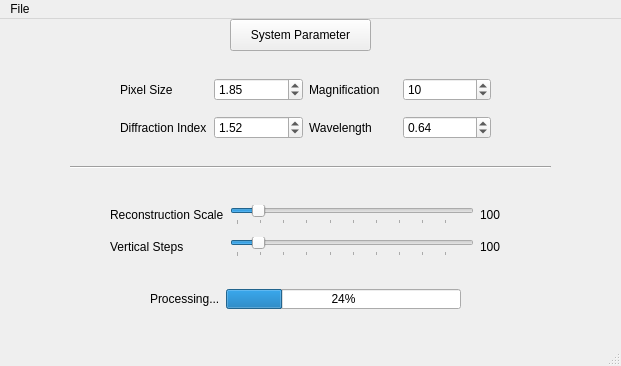
<?xml version="1.0" encoding="UTF-8"?>
<ui version="4.0">
 <class>main</class>
 <widget class="QMainWindow" name="main">
  <property name="geometry">
   <rect>
    <x>0</x>
    <y>0</y>
    <width>621</width>
    <height>366</height>
   </rect>
  </property>
  <property name="windowTitle">
   <string>DHM Processor</string>
  </property>
  <widget class="QWidget" name="centralwidget">
   <widget class="QPushButton" name="SystemConfig">
    <property name="geometry">
     <rect>
      <x>230</x>
      <y>0</y>
      <width>141</width>
      <height>32</height>
     </rect>
    </property>
    <property name="text">
     <string>System Parameter</string>
    </property>
   </widget>
   <widget class="Line" name="line">
    <property name="geometry">
     <rect>
      <x>70</x>
      <y>140</y>
      <width>481</width>
      <height>16</height>
     </rect>
    </property>
    <property name="orientation">
     <enum>Qt::Horizontal</enum>
    </property>
   </widget>
   <widget class="QWidget" name="layoutWidget">
    <property name="geometry">
     <rect>
      <x>120</x>
      <y>50</y>
      <width>371</width>
      <height>81</height>
     </rect>
    </property>
    <layout class="QGridLayout" name="gridLayout">
     <item row="1" column="2">
      <widget class="QLabel" name="label_5">
       <property name="text">
        <string>Wavelength</string>
       </property>
      </widget>
     </item>
     <item row="1" column="0">
      <widget class="QLabel" name="label_3">
       <property name="text">
        <string>Diffraction Index</string>
       </property>
      </widget>
     </item>
     <item row="0" column="1">
      <widget class="QDoubleSpinBox" name="pixel_size">
       <property name="value">
        <double>1.850000000000000</double>
       </property>
      </widget>
     </item>
     <item row="0" column="3">
      <widget class="QSpinBox" name="magnification">
       <property name="value">
        <number>10</number>
       </property>
      </widget>
     </item>
     <item row="1" column="3">
      <widget class="QDoubleSpinBox" name="wave_length">
       <property name="value">
        <double>0.640000000000000</double>
       </property>
      </widget>
     </item>
     <item row="0" column="2">
      <widget class="QLabel" name="label_6">
       <property name="text">
        <string>Magnification</string>
       </property>
      </widget>
     </item>
     <item row="0" column="0">
      <widget class="QLabel" name="label_4">
       <property name="text">
        <string>Pixel Size</string>
       </property>
      </widget>
     </item>
     <item row="1" column="1">
      <widget class="QDoubleSpinBox" name="diffraction_index">
       <property name="value">
        <double>1.520000000000000</double>
       </property>
      </widget>
     </item>
    </layout>
   </widget>
   <widget class="QWidget" name="">
    <property name="geometry">
     <rect>
      <x>150</x>
      <y>270</y>
      <width>311</width>
      <height>20</height>
     </rect>
    </property>
    <layout class="QHBoxLayout" name="horizontalLayout">
     <item>
      <widget class="QLabel" name="Processing">
       <property name="text">
        <string>Processing...</string>
       </property>
      </widget>
     </item>
     <item>
      <widget class="QProgressBar" name="progressBar">
       <property name="value">
        <number>24</number>
       </property>
      </widget>
     </item>
    </layout>
   </widget>
   <widget class="QWidget" name="">
    <property name="geometry">
     <rect>
      <x>110</x>
      <y>180</y>
      <width>391</width>
      <height>64</height>
     </rect>
    </property>
    <layout class="QGridLayout" name="gridLayout_2">
     <item row="1" column="2">
      <widget class="QLabel" name="step_num">
       <property name="text">
        <string>100</string>
       </property>
      </widget>
     </item>
     <item row="1" column="1">
      <widget class="QSlider" name="v_step_slide">
       <property name="minimum">
        <number>10</number>
       </property>
       <property name="maximum">
        <number>1000</number>
       </property>
       <property name="singleStep">
        <number>10</number>
       </property>
       <property name="pageStep">
        <number>100</number>
       </property>
       <property name="value">
        <number>100</number>
       </property>
       <property name="orientation">
        <enum>Qt::Horizontal</enum>
       </property>
       <property name="invertedAppearance">
        <bool>false</bool>
       </property>
       <property name="invertedControls">
        <bool>false</bool>
       </property>
       <property name="tickPosition">
        <enum>QSlider::TicksBelow</enum>
       </property>
      </widget>
     </item>
     <item row="0" column="2">
      <widget class="QLabel" name="scale_num">
       <property name="text">
        <string>100</string>
       </property>
      </widget>
     </item>
     <item row="0" column="1">
      <widget class="QSlider" name="rec_scale_slide">
       <property name="minimum">
        <number>10</number>
       </property>
       <property name="maximum">
        <number>1000</number>
       </property>
       <property name="singleStep">
        <number>10</number>
       </property>
       <property name="pageStep">
        <number>100</number>
       </property>
       <property name="value">
        <number>100</number>
       </property>
       <property name="orientation">
        <enum>Qt::Horizontal</enum>
       </property>
       <property name="invertedAppearance">
        <bool>false</bool>
       </property>
       <property name="invertedControls">
        <bool>false</bool>
       </property>
       <property name="tickPosition">
        <enum>QSlider::TicksBelow</enum>
       </property>
      </widget>
     </item>
     <item row="0" column="0">
      <widget class="QLabel" name="label">
       <property name="text">
        <string>Reconstruction Scale</string>
       </property>
      </widget>
     </item>
     <item row="1" column="0">
      <widget class="QLabel" name="label_2">
       <property name="text">
        <string>Vertical Steps</string>
       </property>
      </widget>
     </item>
    </layout>
   </widget>
  </widget>
  <widget class="QMenuBar" name="menubar">
   <property name="geometry">
    <rect>
     <x>0</x>
     <y>0</y>
     <width>621</width>
     <height>22</height>
    </rect>
   </property>
   <widget class="QMenu" name="menuFile">
    <property name="title">
     <string>File</string>
    </property>
    <addaction name="actionOpen"/>
   </widget>
   <addaction name="menuFile"/>
  </widget>
  <widget class="QStatusBar" name="statusbar"/>
  <action name="actionOpen">
   <property name="text">
    <string>Open</string>
   </property>
  </action>
 </widget>
 <resources/>
 <connections/>
</ui>
